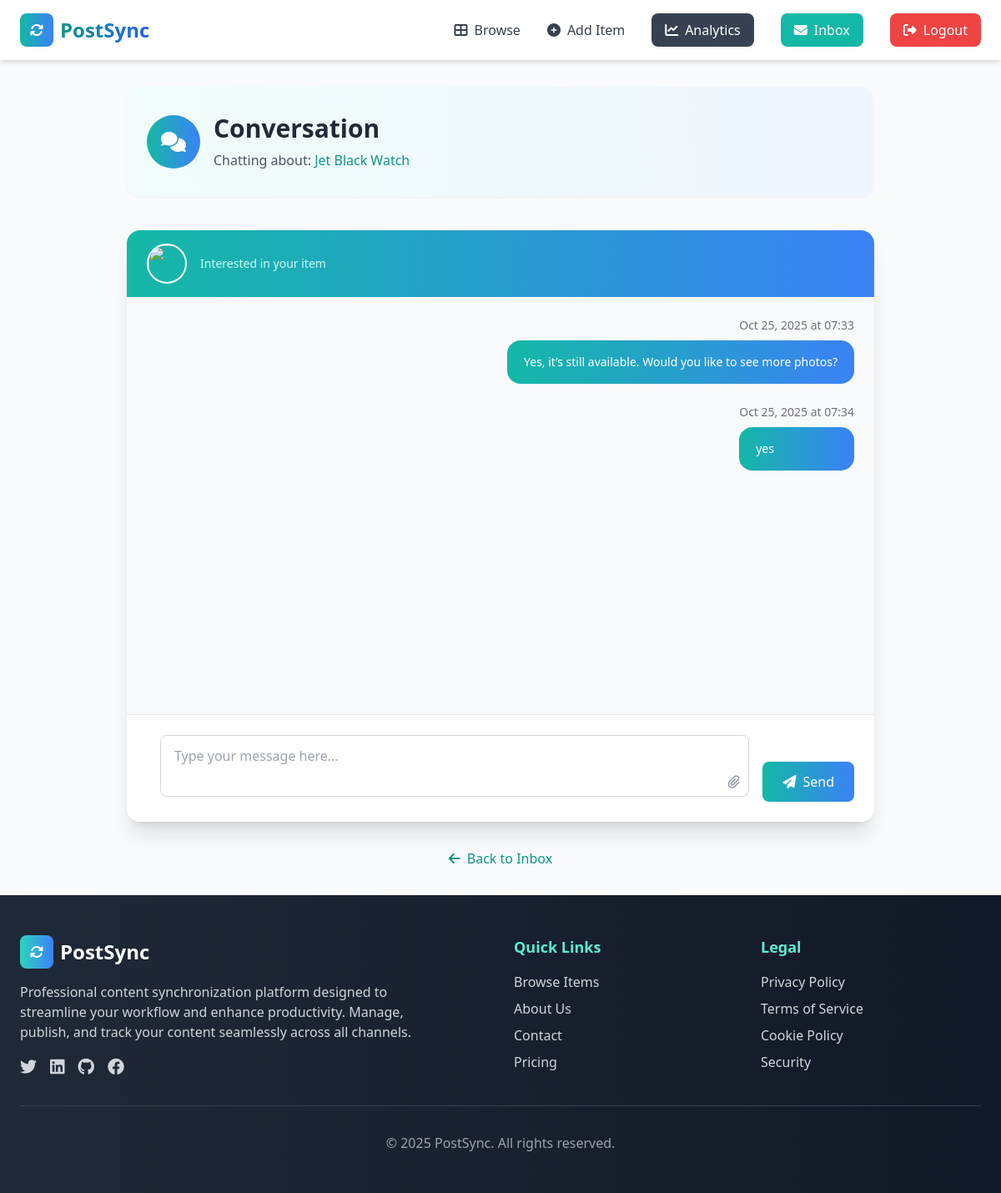
The page /inbox/2/ (signed in) on the database its author committed.
### conversation/models.py (models this page shows)
class Conversation(models.Model):
    item=models.ForeignKey(Item,related_name='conversations', on_delete=models.CASCADE)
    members=models.ManyToManyField(User,related_name='conversations')
    created_at=models.DateTimeField(auto_now_add=True)
    modified_at=models.DateTimeField(auto_now=True)
    class Meta:
        ordering=('-modified_at',)

class ConversationMessage(models.Model):
    conversation=models.ForeignKey(Conversation,related_name='messages', on_delete=models.CASCADE)
    content=models.TextField()
    created_at=models.DateTimeField(auto_now_add=True)
    created_by=models.ForeignKey(User,related_name='conversation_messages', on_delete=models.CASCADE)

### item/models.py (models this page shows, shortened)
class Item(models.Model):
    category=models.ForeignKey(Category,related_name='items',on_delete=models.CASCADE)
    name=models.CharField(max_length=255)
    description=models.TextField(blank=True,null=True)
    price=models.FloatField()
    image=models.ImageField(upload_to='item_images',blank=True,null=True)
    is_sold=models.BooleanField(default=False)
    created_by=models.ForeignKey(User,related_name='items',on_delete=models.CASCADE)
    created_at=models.DateTimeField(auto_now_add=True)

### conversation/views.py (the view)
# urls.py: path('<int:pk>/',views.detail,name='detail'),
@login_required
def detail(request,pk):
    conversation=Conversation.objects.filter(members__in=[request.user.id]).get(pk=pk)
    if request.method=='POST':
        form=ConversationMessageForm(request.POST)
        if form.is_valid():
            conversation_message=form.save(commit=False)
            conversation_message.conversation=conversation
            conversation_message.created_by=request.user
            conversation_message.save()
            conversation.save()
            return redirect('conversation:detail',pk=pk)
    else:
        form=ConversationMessageForm()
    return render(request,'conversation/detail.html',{
        'conversation':conversation,
        'form':form,
    })

### conversation/forms.py
class ConversationMessageForm(forms.ModelForm):
    class Meta:
        model = ConversationMessage
        fields = ('content',)
        widgets = {
            'content': forms.Textarea(attrs={
                'class':'w-full py-4 px-6 rounded-xl border'
            }),
        }

### conversation/templates/conversation/detail.html (shortened to what this page needs)
{% extends 'core/base.html' %}
{% block content %}
<div class="max-w-4xl mx-auto">
    <div class="mb-10 py-8 px-6 bg-gradient-to-r from-teal-50 to-blue-50 rounded-2xl shadow-sm">
        <div class="flex items-center">
            <div class="mr-4">
                <div class="w-16 h-16 rounded-full bg-gradient-to-r from-teal-500 to-blue-500 flex items-center justify-center">
                    <i class="fas fa-comments text-white text-2xl"></i>
                </div>
            </div>
            <div>
                <h1 class="text-3xl font-bold mb-2">Conversation</h1>
                <p class="text-gray-600">Chatting about: <a href="{% url 'item:detail' conversation.item.id %}" class="text-teal-600 hover:text-teal-800 font-medium">{{ conversation.item.name }}</a></p>
            </div>
        </div>
    </div>
    <div class="bg-white rounded-2xl shadow-xl overflow-hidden">
        <div class="bg-gradient-to-r from-teal-500 to-blue-500 py-4 px-6 flex items-center">
            <div class="flex items-center">
                {% if conversation.item.created_by == request.user %}
                    <img src="{{ conversation.related_user.profile.image.url }}" alt="{{ conversation.related_user.username }}" class="w-12 h-12 rounded-full border-2 border-white mr-4">
                    <div>
                        <p class="text-teal-100 text-sm">Interested in your item</p>
                    </div>
                {% endif %}
            </div>
        </div>
        <div class="p-6 bg-gray-50 h-[500px] overflow-y-auto">
            {% if conversation.messages.all %}
                <div class="space-y-6">
                    {% for message in conversation.messages.all %}
                        <div class="flex {% if message.created_by == request.user %}justify-end{% else %}justify-start{% endif %}">
                            <div class="max-w-xs lg:max-w-md">
                                <div class="flex items-center mb-2 {% if message.created_by == request.user %}justify-end{% else %}justify-start{% endif %}">
                                    <span class="text-sm text-gray-500">{{ message.created_at|date:"M d, Y" }} at {{ message.created_at|date:"H:i" }}</span>
                                </div>
                                <div class="{% if message.created_by == request.user %}bg-gradient-to-r from-teal-500 to-blue-500 text-white{% else %}bg-white border border-gray-200 text-gray-700{% endif %} rounded-2xl px-5 py-4 shadow-sm">
                                    <p class="text-sm">{{ message.content }}</p>
                                </div>
                            </div>
                        </div>
                    {% endfor %}
                </div>
            {% endif %}
        </div>
        <div class="p-6 border-t border-gray-200 bg-white">
            <form method="post" action="." class="flex items-end space-x-4">
                <div class="flex-grow">
                    <div class="relative">
                        <textarea name="content"
                            id="message-input"
                            rows="2"
                            class="w-full px-4 py-3 border border-gray-300 rounded-lg focus:ring-2 focus:ring-teal-500 focus:border-teal-500 transition-colors duration-300 resize-none"
                            placeholder="Type your message here..."></textarea>
                        <div class="absolute bottom-3 right-3">
                            <button type="button" class="text-gray-400 hover:text-gray-600">
                                <i class="fas fa-paperclip"></i>
                            </button>
                        </div>
                    </div>
                </div>
                <div>
                    <button type="submit"
                        class="h-full px-6 py-3 bg-gradient-to-r from-teal-500 to-blue-500 text-white font-medium rounded-lg hover:from-teal-600 hover:to-blue-600 focus:outline-none focus:ring-2 focus:ring-offset-2 focus:ring-teal-500 transition-all duration-300 flex items-center">
                        <i class="fas fa-paper-plane mr-2"></i> Send
                    </button>
                </div>
            </form>
        </div>
    </div>
    <div class="mt-8 text-center">
        <a href="{% url 'conversation:inbox' %}" class="inline-flex items-center text-teal-600 hover:text-teal-800 font-medium">
            <i class="fas fa-arrow-left mr-2"></i> Back to Inbox
        </a>
    </div>
</div>
{% endblock %}

### rows shown on the page
Conversation: item.name "Jet Black Watch"
ConversationMessage: created_at "Oct 25, 2025", created_at "07:33", content "Yes, it’s still available. Would you like to see more photos?"
ConversationMessage: created_at "Oct 25, 2025", created_at "07:34", content "yes"
